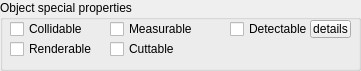
  <widget class="QGroupBox" name="groupBox_4">
   <property name="geometry">
    <rect>
     <x>10</x>
     <y>290</y>
     <width>361</width>
     <height>71</height>
    </rect>
   </property>
   <property name="title">
    <string>Object special properties</string>
   </property>
   <property name="flat">
    <bool>false</bool>
   </property>
   <widget class="QCheckBox" name="qqCollidable">
    <property name="geometry">
     <rect>
      <x>10</x>
      <y>20</y>
      <width>101</width>
      <height>18</height>
     </rect>
    </property>
    <property name="focusPolicy">
     <enum>Qt::StrongFocus</enum>
    </property>
    <property name="text">
     <string>Collidable</string>
    </property>
   </widget>
   <widget class="QCheckBox" name="qqMeasurable">
    <property name="geometry">
     <rect>
      <x>110</x>
      <y>20</y>
      <width>91</width>
      <height>18</height>
     </rect>
    </property>
    <property name="focusPolicy">
     <enum>Qt::StrongFocus</enum>
    </property>
    <property name="text">
     <string>Measurable</string>
    </property>
   </widget>
   <widget class="QCheckBox" name="qqRenderable">
    <property name="geometry">
     <rect>
      <x>10</x>
      <y>40</y>
      <width>101</width>
      <height>18</height>
     </rect>
    </property>
    <property name="focusPolicy">
     <enum>Qt::StrongFocus</enum>
    </property>
    <property name="text">
     <string>Renderable</string>
    </property>
   </widget>
   <widget class="QCheckBox" name="qqCuttable">
    <property name="geometry">
     <rect>
      <x>110</x>
      <y>40</y>
      <width>201</width>
      <height>18</height>
     </rect>
    </property>
    <property name="focusPolicy">
     <enum>Qt::StrongFocus</enum>
    </property>
    <property name="text">
     <string>Cuttable</string>
    </property>
   </widget>
   <widget class="QCheckBox" name="qqDetectable">
    <property name="geometry">
     <rect>
      <x>230</x>
      <y>20</y>
      <width>81</width>
      <height>18</height>
     </rect>
    </property>
    <property name="focusPolicy">
     <enum>Qt::StrongFocus</enum>
    </property>
    <property name="text">
     <string>Detectable</string>
    </property>
    <property name="tristate">
     <bool>true</bool>
    </property>
   </widget>
   <widget class="QToolButton" name="qqEditDetectableDetails">
    <property name="geometry">
     <rect>
      <x>310</x>
      <y>20</y>
      <width>41</width>
      <height>18</height>
     </rect>
    </property>
    <property name="focusPolicy">
     <enum>Qt::StrongFocus</enum>
    </property>
    <property name="text">
     <string>details</string>
    </property>
   </widget>
  </widget>
